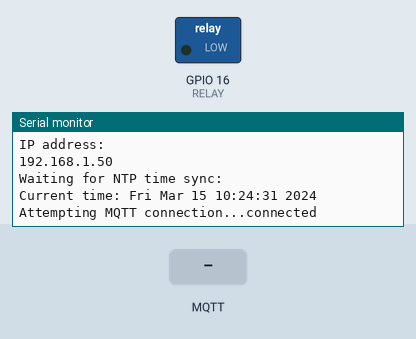
Bench run of a sketch on a simulated ESP8266 (NodeMCU). Shown: switched loads named in the sketch (green lamp = pin HIGH), the last lines printed to the serial monitor. The test bench sets the inputs (shaded band). WiFi joins after 1.5 s; servers stay silent unless stated; the local clock reads 2024-03-15 10:24:30 at power-on unless the sketch sets it; no MQTT or app messages arrive unless stated.

Above: at 2.7 s.
2.8 s: MQTT message "ON" arrives on the first subscribed topic
At 4.0 s:
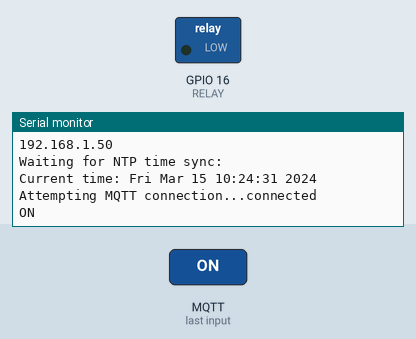
4.3 s: MQTT message "OFF" arrives on the first subscribed topic
At 5.4 s:
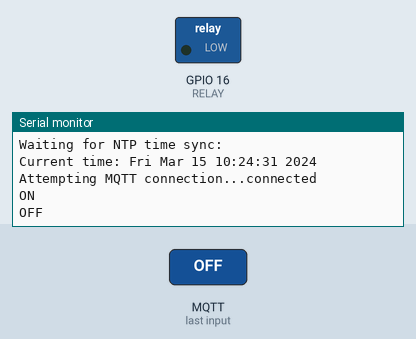
5.8 s: MQTT message "on" arrives on the first subscribed topic
At 6.5 s:
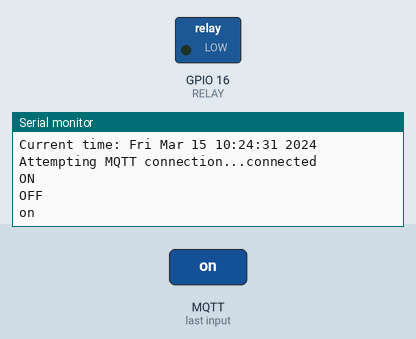

The sketch:

relay_tls.ino
```cpp
#include <ESP8266WiFi.h>
#include <PubSubClient.h>
#include <time.h>

/////////////////// SETTINGS /////////////////////////////

// Wi-Fi
const char* ssid = "********";
const char* password = "********";

// MQTT
const char* mqtt_server = "xx.wqtt.ru";
const int mqtt_port_tls = 1234;
const char* mqtt_user = "****";
const char* mqtt_password = "****";

// RELAY
const String relay_topic = "/topic";
const int RELAY = 16;

// ROOT_CA
static const char ISRG_Root_x1[] PROGMEM = R"EOF(
-----BEGIN CERTIFICATE-----
MIIFazCCA1OgAwIBAgIRAIIQz7DSQONZRGPgu2OCiwAwDQYJKoZIhvcNAQELBQAw
TzELMAkGA1UEBhMCVVMxKTAnBgNVBAoTIEludGVybmV0IFNlY3VyaXR5IFJlc2Vh
cmNoIEdyb3VwMRUwEwYDVQQDEwxJU1JHIFJvb3QgWDEwHhcNMTUwNjA0MTEwNDM4
WhcNMzUwNjA0MTEwNDM4WjBPMQswCQYDVQQGEwJVUzEpMCcGA1UEChMgSW50ZXJu
ZXQgU2VjdXJpdHkgUmVzZWFyY2ggR3JvdXAxFTATBgNVBAMTDElTUkcgUm9vdCBY
MTCCAiIwDQYJKoZIhvcNAQEBBQADggIPADCCAgoCggIBAK3oJHP0FDfzm54rVygc
h77ct984kIxuPOZXoHj3dcKi/vVqbvYATyjb3miGbESTtrFj/RQSa78f0uoxmyF+
0TM8ukj13Xnfs7j/EvEhmkvBioZxaUpmZmyPfjxwv60pIgbz5MDmgK7iS4+3mX6U
A5/TR5d8mUgjU+g4rk8Kb4Mu0UlXjIB0ttov0DiNewNwIRt18jA8+o+u3dpjq+sW
T8KOEUt+zwvo/7V3LvSye0rgTBIlDHCNAymg4VMk7BPZ7hm/ELNKjD+Jo2FR3qyH
B5T0Y3HsLuJvW5iB4YlcNHlsdu87kGJ55tukmi8mxdAQ4Q7e2RCOFvu396j3x+UC
B5iPNgiV5+I3lg02dZ77DnKxHZu8A/lJBdiB3QW0KtZB6awBdpUKD9jf1b0SHzUv
KBds0pjBqAlkd25HN7rOrFleaJ1/ctaJxQZBKT5ZPt0m9STJEadao0xAH0ahmbWn
OlFuhjuefXKnEgV4We0+UXgVCwOPjdAvBbI+e0ocS3MFEvzG6uBQE3xDk3SzynTn
jh8BCNAw1FtxNrQHusEwMFxIt4I7mKZ9YIqioymCzLq9gwQbooMDQaHWBfEbwrbw
qHyGO0aoSCqI3Haadr8faqU9GY/rOPNk3sgrDQoo//fb4hVC1CLQJ13hef4Y53CI
rU7m2Ys6xt0nUW7/vGT1M0NPAgMBAAGjQjBAMA4GA1UdDwEB/wQEAwIBBjAPBgNV
HRMBAf8EBTADAQH/MB0GA1UdDgQWBBR5tFnme7bl5AFzgAiIyBpY9umbbjANBgkq
hkiG9w0BAQsFAAOCAgEAVR9YqbyyqFDQDLHYGmkgJykIrGF1XIpu+ILlaS/V9lZL
ubhzEFnTIZd+50xx+7LSYK05qAvqFyFWhfFQDlnrzuBZ6brJFe+GnY+EgPbk6ZGQ
3BebYhtF8GaV0nxvwuo77x/Py9auJ/GpsMiu/X1+mvoiBOv/2X/qkSsisRcOj/KK
NFtY2PwByVS5uCbMiogziUwthDyC3+6WVwW6LLv3xLfHTjuCvjHIInNzktHCgKQ5
ORAzI4JMPJ+GslWYHb4phowim57iaztXOoJwTdwJx4nLCgdNbOhdjsnvzqvHu7Ur
TkXWStAmzOVyyghqpZXjFaH3pO3JLF+l+/+sKAIuvtd7u+Nxe5AW0wdeRlN8NwdC
jNPElpzVmbUq4JUagEiuTDkHzsxHpFKVK7q4+63SM1N95R1NbdWhscdCb+ZAJzVc
oyi3B43njTOQ5yOf+1CceWxG1bQVs5ZufpsMljq4Ui0/1lvh+wjChP4kqKOJ2qxq
4RgqsahDYVvTH9w7jXbyLeiNdd8XM2w9U/t7y0Ff/9yi0GE44Za4rF2LN9d11TPA
mRGunUHBcnWEvgJBQl9nJEiU0Zsnvgc/ubhPgXRR4Xq37Z0j4r7g1SgEEzwxA57d
emyPxgcYxn/eR44/KJ4EBs+lVDR3veyJm+kXQ99b21/+jh5Xos1AnX5iItreGCc=
-----END CERTIFICATE-----
)EOF";

/////////////////////////////////////////////////////////


BearSSL::WiFiClientSecure espClient;
BearSSL::X509List cert(ISRG_Root_x1);

PubSubClient client(espClient);

bool relay_on = false;


void setup_wifi() {

  delay(10);
  Serial.println();
  Serial.print("Connecting to ");
  Serial.println(ssid);

  WiFi.mode(WIFI_STA);
  WiFi.begin(ssid, password);

  while (WiFi.status() != WL_CONNECTED) {
    delay(500);
    Serial.print(".");
  }

  randomSeed(micros());

  Serial.println("");
  Serial.println("WiFi connected");
  Serial.println("IP address: ");
  Serial.println(WiFi.localIP());
}

void updateStatePins(void){
    if(relay_on){
      digitalWrite(RELAY, HIGH);
    }else{
      digitalWrite(RELAY, LOW);
    }
}

void callback(char* topic, byte* payload, unsigned int length) {

  String data_pay;
  for (int i = 0; i < length; i++) {
    data_pay += String((char)payload[i]);
  }

    Serial.println(data_pay);

  if( String(topic) == relay_topic ){
        if(data_pay == "ON" || data_pay == "1") relay_on = true;
        if(data_pay == "OFF" || data_pay == "0") relay_on = false;
    }

    updateStatePins();
}

void reconnect() {
  while (!client.connected()) {
    Serial.print("Attempting MQTT connection...");
    String clientId = "ESP8266-" + WiFi.macAddress();
    if (client.connect(clientId.c_str(), mqtt_user, mqtt_password) ) {
      Serial.println("connected");

      client.subscribe( (relay_topic + "/#").c_str() );

    } else {
      Serial.print("failed, rc=");
      Serial.print(client.state());
      Serial.println(" try again in 5 seconds");
      delay(5000);
    }
  }
}

void setup() {
  pinMode(RELAY, OUTPUT);
  digitalWrite(RELAY, LOW);

  Serial.begin(115200);
  setup_wifi();

  // Set up time to allow for certificate validation
  configTime(3 * 3600, 0, "pool.ntp.org", "time.nist.gov");
  Serial.print("Waiting for NTP time sync: ");
  time_t now = time(nullptr);
  while (now < 8 * 3600 * 2) {
    delay(500);
    Serial.print(".");
    now = time(nullptr);
  }
  Serial.println("");
  struct tm timeinfo;
  gmtime_r(&now, &timeinfo);
  Serial.print("Current time: ");
  Serial.print(asctime(&timeinfo));
  espClient.setTrustAnchors(&cert);


  client.setServer(mqtt_server, mqtt_port_tls);
  client.setCallback(callback);
}

void loop() {

  if (!client.connected()) {
    reconnect();
  }
  client.loop();
}
```

Measured:
- after the input at 2.8 s, the serial monitor: prints a new line at once (image 1)
- after the input at 4.3 s, the serial monitor: prints a new line at once (image 2)
- after the input at 5.8 s, the serial monitor: prints a new line at once (image 3)
